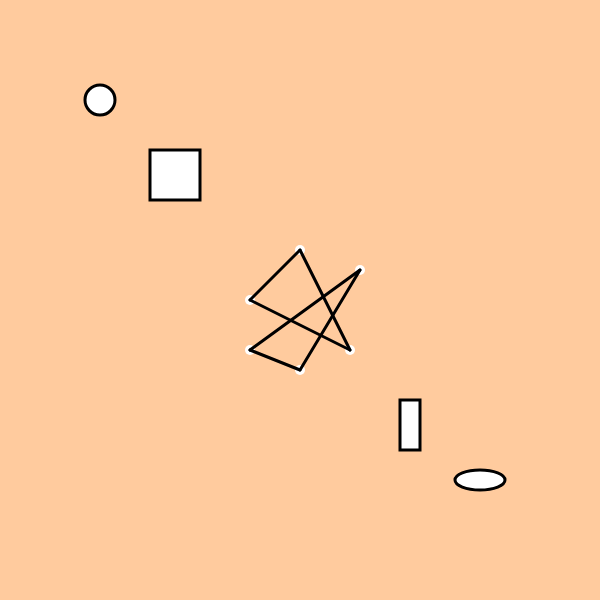
Frame 1 (no input)
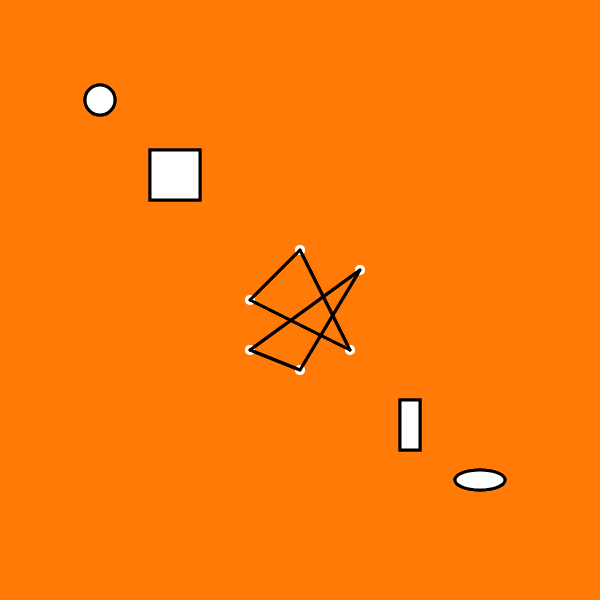
Frame 60 (no input)
Frame 120 (the mouse pressed at the canvas centre since frame 60): identical to frame 60, image omitted

The p5.js sketch that drew these frames (run headless with seeded random() and noise() and a simulated clock; from frame 60 on, the mouse is pressed at the canvas centre):

// p5.js sketch
// ── sketch.js


//called only once in the beginning 
function setup() {
  createCanvas(600, 600);
}

//continously called once setup is finished
function draw() {
  background(255, 122, 10, 100);

  stroke (255,255,255);
  strokeWeight (10);

  point(300,250);
  point(250,300);
  point(350,350);

  stroke (0,0,0);
  strokeWeight (3);

  line(250,300,350,350);
  line(250,300,300,250);
  line(350,350,300,250);


  stroke (255,255,255);
  strokeWeight (10);

  point(250,350);
  point(360,270);
  point(300,370);


  stroke (0,0,0);
  strokeWeight (3);

  line(250,350,360,270);
  line(360,270,300,370);
  line(250,350,300,370);

  square(150, 150, 50)
  rect(400, 400, 20, 50)
  circle(100, 100, 30, 70)
  ellipse(480, 480, 50, 20);
}


// HA: generatives Bild mit den Kommandos aus dem Video erstellen
// anschließend bis Dienstag Abend commiten && pushen
